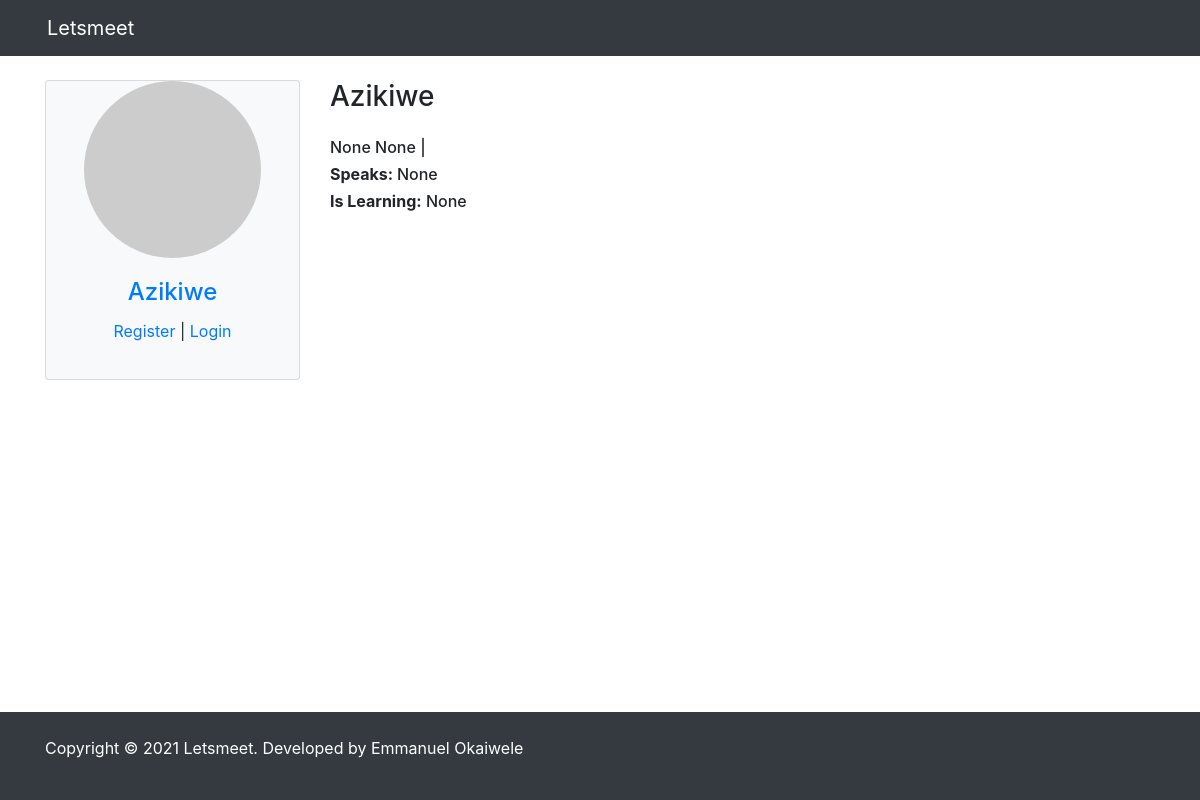
The app's page /profile/10 with its own data.
### pages/models.py (models this page shows)
class Profile(models.Model):
    user = models.OneToOneField(User, blank=True,null=True,on_delete=models.CASCADE)
    first = models.CharField(max_length=200,blank=True,null=True,)
    last = models.CharField(max_length=200,blank=True,null=True,)
    photo = models.ImageField(default='user.png', upload_to='photos/%y/%m', blank=True,null=True)
    friends = models.ManyToManyField('self',blank=True)
    speaks = models.CharField(max_length=200,blank=True,null=True)
    is_learning =  models.CharField(max_length=200, blank=True,null=True)
    def __str__(self):
        return str(self.user)
    def get_absolute_url(self):
        return reverse("pages:profile", kwargs={"profile_id": self.pk})
    class Meta:
        ordering = ['-id']

### pages/views.py (the view)
# urls.py: path('profile/<int:profile_id>', profile, name="profile"),
def profile(request, profile_id):
    profile = Profile.objects.get(id=profile_id)
    context = {
        'profile': profile
    }
    return render(request, 'pages/profile.html', context)

### pages/templates/pages/profile.html (shortened to what this page needs)
{% extends 'pages/base.html' %}
{% block content %}
<div class="row">
    {% include 'pages/includes/_sidebar.html' %}
    <div class="col-md-9 col-sm-12">
        <h3>{{ profile.user }}</h3>
        <div class="my-4">
            <h6>{{ profile.first }} {{ profile.last }} | {{ profile.email }}</h6>
            <h6><strong>Speaks: </strong>{{ profile.speaks }}</h6>
            <h6><strong>Is Learning:</strong> {{ profile.is_learning }}</h6>
        </div>
    </div>
</div>
{% endblock content %}

### templates/pages/includes/_sidebar.html
<div class="col-lg-3 col-md-3 col-sm-6 mx-auto">
    <div class="card bg-light" style="max-width: 30rem;">
        {% if profile.photos %}
        <img src="{{ profile.photos.url }}" alt="" class="card-img-top mx-auto rounded-circle">
        {% else %}
        <img src="http://placehold.it/200x200" alt="" class="card-img-top mx-auto rounded-circle">
        {% endif %}
        <div class="card-body text-center">
            <h4 class="card-title">
                <a href="{{ profile.get_absolute_url }}">{{ profile }}</a>
            </h4>
            {% if request.user == profile.user %}
            Welcome, {{ profile.first }} <p> <a href="{% url 'pages:logout' %}">Logout</a> </p>
            {% elif request.user.is_anonymous %}
            <p> <a href="{% url 'pages:register' %}">Register</a> | <a href="{% url 'pages:login' %}">Login</a></p>
            {% endif %}
        </div>
    </div>
</div>

### static_files/css/styles.css (style rules this page uses)
.card-img-top { width: 70%; height: 70%; }
.card { margin-bottom: 1.5rem!important; }

### records on screen
Profile: user.username "Azikiwe", user "Azikiwe", first "None", last "None", speaks "None", is_learning "None"
